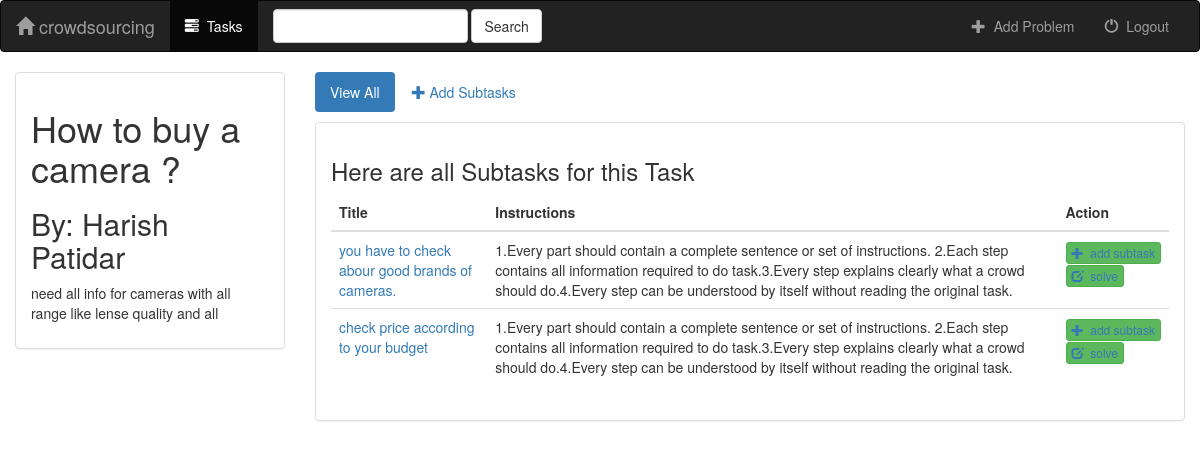
Page /crowdsrc/1/ on the committed database.
### crowdsrc/models.py (models this page shows, shortened)
class Task(models.Model):
    user = models.ForeignKey(User, default=1)
    requester = models.CharField(max_length=100)
    task_title = models.CharField(max_length=500)
    description = models.CharField(max_length=500)
    instructions = models.CharField(max_length=500)
    def __str__(self):
        return self.task_title + '-' + self.requester

class Subtask(models.Model):
    task = models.ForeignKey(Task,on_delete=models.CASCADE)
    instructions = models.TextField(default='NULL')
    subtask_title = models.CharField(max_length=500)
    is_favorite = models.BooleanField(default=False)

### crowdsrc/views.py (the view)
# urls.py: url(r'^(?P<task_id>[0-9]+)/$', views.detail,name='detail'),
def detail(request, task_id):
    task = get_object_or_404(Task, pk=task_id)
    return render(request,'crowdsrc/detail.html',{'task':task})

### crowdsrc/templates/crowdsrc/detail.html (shortened to what this page needs)
{% extends 'crowdsrc/base.html' %}
{% block tasks_active %}active{% endblock %}
{% block body %}
<div class="container-fluid songs-container">
    <div class="row">
        <div class="col-sm-4 col-md-3">
            <div class="panel panel-default">
                <div class="panel-body">
                    <h1>{{ task.task_title }} </h1>
                    <h2> By: {{ task.requester }}</h2>
                    <p>{{ task.description}}</p>
                </div>
            </div>
        </div>
        <div class="col-sm-8 col-md-9">
            <ul class="nav nav-pills" style="margin-bottom: 10px;">
                <li role="presentation" class="active"><a href="{% url 'crowdsrc:detail' task.id %}">View All</a></li>
                <li role="presentation"><a href="{% url 'crowdsrc:create_subtask' task.id %}"><span class="glyphicon glyphicon-plus"></span> Add Subtasks</a></li>
            </ul>
            <div class="panel panel-default">
                <div class="panel-body">
                    <h3>Here are all Subtasks for this Task</h3>
                    <table class="table">
                        <thead>
                        <tr>
                            <th>Title</th>
                            <th>Instructions</th>
                            <th>Action</th>
                        </tr>
                        </thead>
                        <tbody>
                        {% for subtask in task.subtask_set.all %}
                            <tr>
                                <td><a href="{% url 'crowdsrc:detail_subtask' subtask.id %}" >{{ subtask.subtask_title }}</a></td>
                                <td>{{ subtask.instructions }}</td>
                                <td>
                                    <form action="{% url 'crowdsrc:detail' task.id %}" method="post" style="display: inline;">
                                        <button type="submit" class="btn btn-success btn-xs">
                                            <a href="{% url 'crowdsrc:create_subtask' task.id %}"><span class="glyphicon glyphicon-plus"></span>&nbsp; add subtask</a>
                                        </button>
                                    </form>
                                    <br>
                                    <form action="{% url 'crowdsrc:create_solution' subtask.id %}" method="post" style="display: inline;">
                                        <button type="submit" class="btn btn-success btn-xs">
                                            <a href="{% url 'crowdsrc:create_solution' subtask.id %}"><span class="glyphicon glyphicon-edit"></span>&nbsp;  solve </a>
                                        </button>
                                    </form>
                                </td>
                            </tr>
                        {% endfor %}
                        </tbody>
                    </table>
                </div>
            </div>
        </div>
    </div>
</div>
{% endblock %}

### crowdsrc/static/crowdsrc/style.css (style rules this page uses)
body { background: white url("images/background.png"); }

### rows in the picture
Task: task_title "How to buy a camera ?", requester "Harish Patidar", description "need all info for cameras with all range like lense quality and all"
Subtask: subtask_title "you have to check abour good brands of cameras.", instructions "1.Every part should contain a complete sentence or set of instructions. 2.Each step contains all information required to do task.3.Every step explains clearly what a crowd should do.4.Every step can be understood by itself without reading the original task."
Subtask: subtask_title "check price according to your budget", instructions "1.Every part should contain a complete sentence or set of instructions. 2.Each step contains all information required to do task.3.Every step explains clearly what a crowd should do.4.Every step can be understood by itself without reading the original task."
